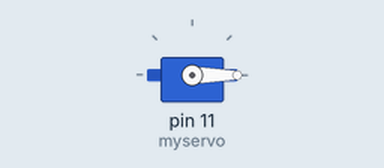
A sketch run on a simulated Arduino Uno, built with avr-gcc and run on an emulated ATmega328P. On the bench: servo.

Above: at 0.05 s.
Timing chart, 0 to 4.6 s (numbered marks = the images above):
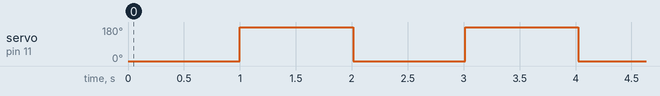

Measured:
- by itself, servo on pin 11 (myservo): alternates 180° for 1.0 s and 0° for 1.0 s

The sketch:

servoWITHOUTps2.ino
```cpp
#include <Servo.h>
Servo myservo; // create servo object to control a servo
Servo myservo1;
void setup() {
  myservo.attach(9);
  myservo.attach(11);// (pin, min, max)
}
void loop()
{
  int i;
  myservo.write(0);
  delay(1000);
  myservo.write(180);
  delay(1000);
  for(i=1;i<180;i++)
  {
    myservo.write(i);
  }
}
```
